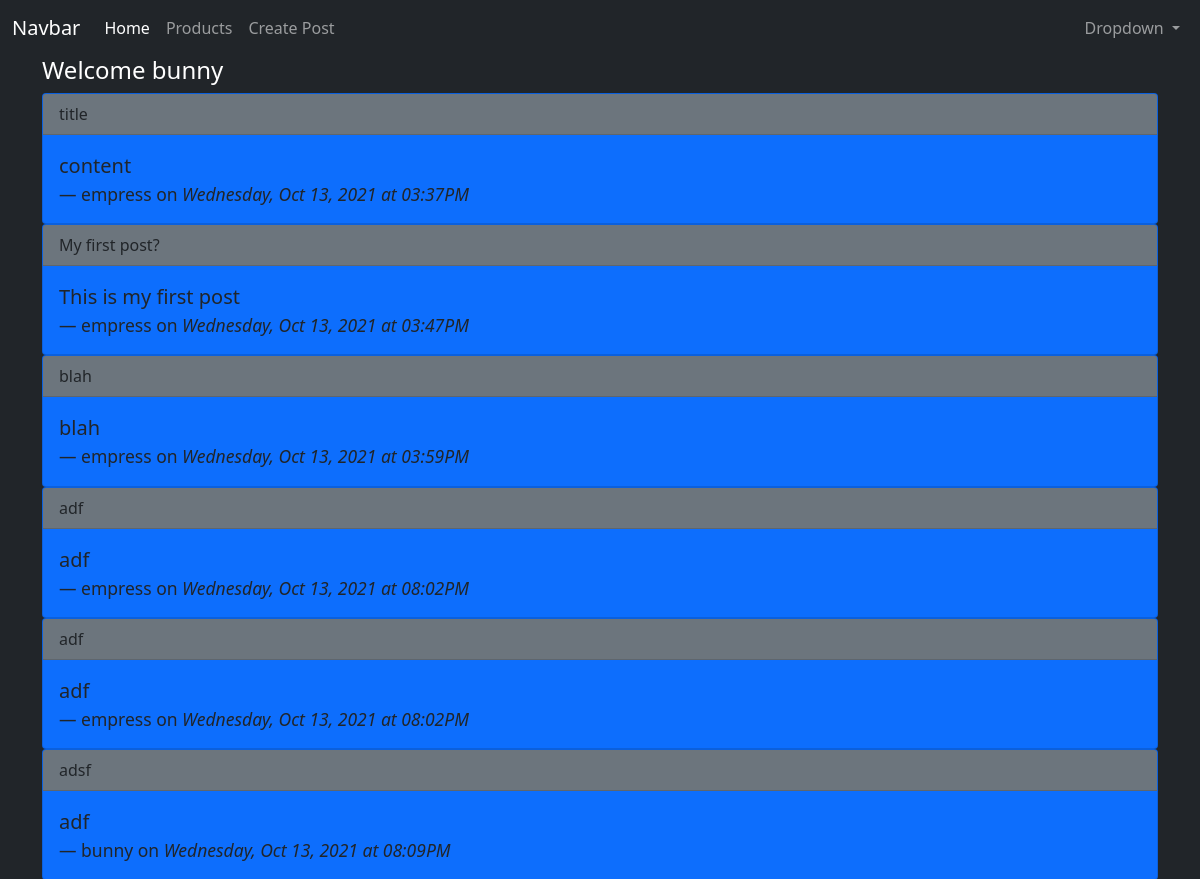
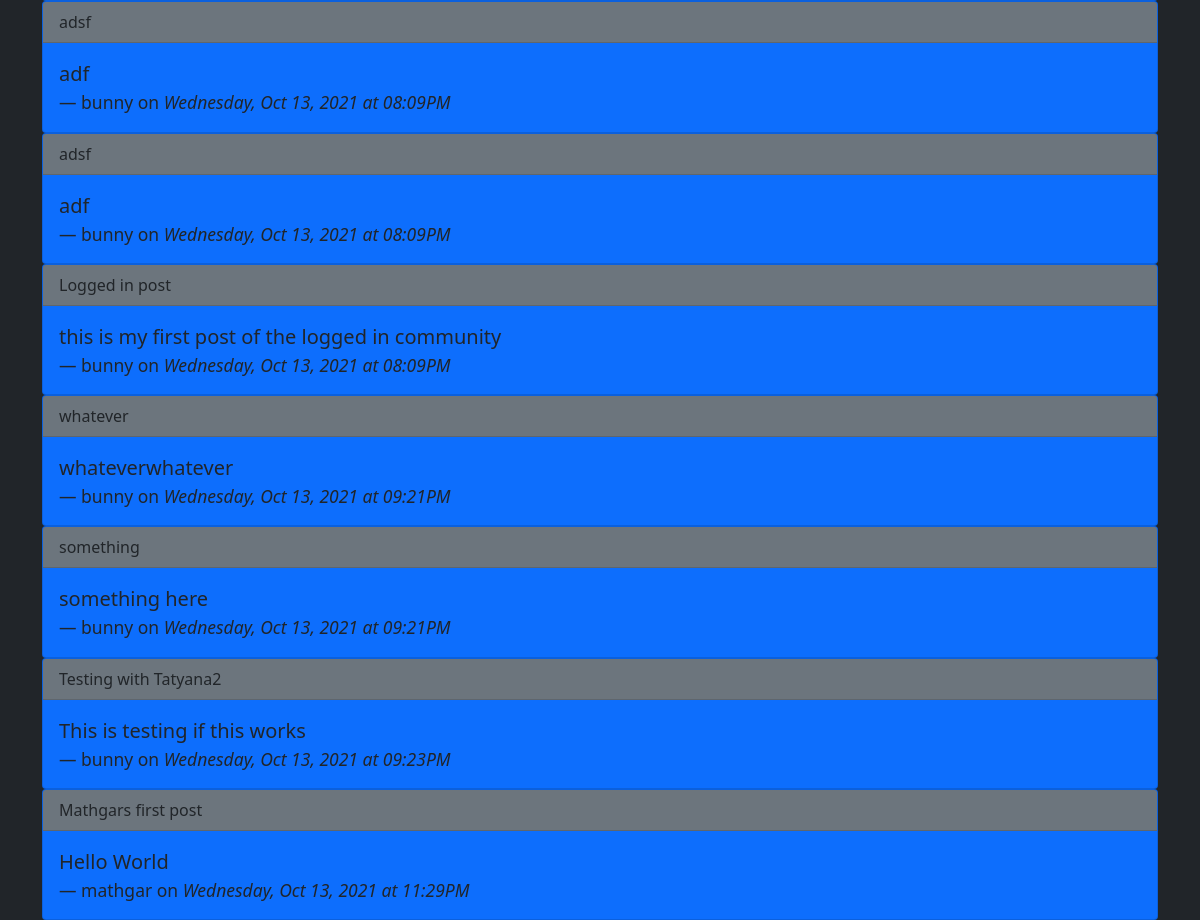
The app's page / (signed in) with its own data (2 pictures, top to bottom).
### app/models.py (models this page shows, shortened)
class User(db.Model, UserMixin):
  id = db.Column(db.Integer, primary_key=True)
  username = db.Column(db.String(150), nullable=False, unique=True)
  email = db.Column(db.String(150), nullable=False, unique=True)
  password = db.Column(db.String(256), nullable=False)
  posts = db.relationship('Post', backref='author', lazy=True)

class Post(db.Model):
  id = db.Column(db.Integer, primary_key=True)
  title = db.Column(db.String(200))
  content = db.Column(db.String(300))
  date_created = db.Column(db.DateTime, nullable=False, default=datetime.utcnow)
  user_id = db.Column(db.Integer, db.ForeignKey('user.id'), nullable=False)

### app/routes.py (the view)
@app.route('/')
def index():
  title = 'Coding Temple Flask'
  posts = Post.query.all()
  return render_template('index.html', title=title, posts=posts)

### app/models.py (called while the page is built)
@login_manager.user_loader
def load_user(user_id):
  return User.query.get(user_id)

### app/templates/index.html
{% extends 'base.html' %}
{% block content %}
{% if current_user.is_authenticated %}
<h4>Welcome {{ current_user.username }} </h4>
{% else %}
<h4>Welcome, please register using the link ad the top if you would like to created your own posts</h4>
{% endif %}
{% for p in posts %}
  <div class="card bg-primary text-dark">
    <div class="card-header bg-secondary">
     {{ p.title }}
    </div>
    <div class="card-body ">
      <blockquote class="blockquote mb-0">
        <p>{{ p.content }}</p>
        <footer class="blockquote-footer text-dark">{{ p.author.username }} on <cite title="Source Title">
          {{ p.date_created.strftime('%A, %b %d, %Y at %I:%M%p') }}
      </cite></footer>
  </blockquote>
  </div>
</div>
{% endfor %}
{% endblock content %}

### records on screen
User: username "bunny"
Post: title "title", content "content", author.username "empress", date_created "Wednesday, Oct 13, 2021 at 03:37PM"
Post: title "My first post?", content "This is my first post", author.username "empress", date_created "Wednesday, Oct 13, 2021 at 03:47PM"
Post: title "blah", content "blah", author.username "empress", date_created "Wednesday, Oct 13, 2021 at 03:59PM"
Post: title "adf", content "adf", author.username "empress", date_created "Wednesday, Oct 13, 2021 at 08:02PM"
Post: title "adf", content "adf", author.username "empress", date_created "Wednesday, Oct 13, 2021 at 08:02PM"
Post: title "adsf", content "adf", author.username "bunny", date_created "Wednesday, Oct 13, 2021 at 08:09PM"
Post: title "adsf", content "adf", author.username "bunny", date_created "Wednesday, Oct 13, 2021 at 08:09PM"
Post: title "adsf", content "adf", author.username "bunny", date_created "Wednesday, Oct 13, 2021 at 08:09PM"
Post: title "Logged in post", content "this is my first post of the logged in community", author.username "bunny", date_created "Wednesday, Oct 13, 2021 at 08:09PM"
Post: title "whatever", content "whateverwhatever", author.username "bunny", date_created "Wednesday, Oct 13, 2021 at 09:21PM"
Post: title "something", content "something here", author.username "bunny", date_created "Wednesday, Oct 13, 2021 at 09:21PM"
Post: title "Testing with Tatyana2", content "This is testing if this works", author.username "bunny", date_created "Wednesday, Oct 13, 2021 at 09:23PM"
Post: title "Mathgars first post", content "Hello World", author.username "mathgar", date_created "Wednesday, Oct 13, 2021 at 11:29PM"
